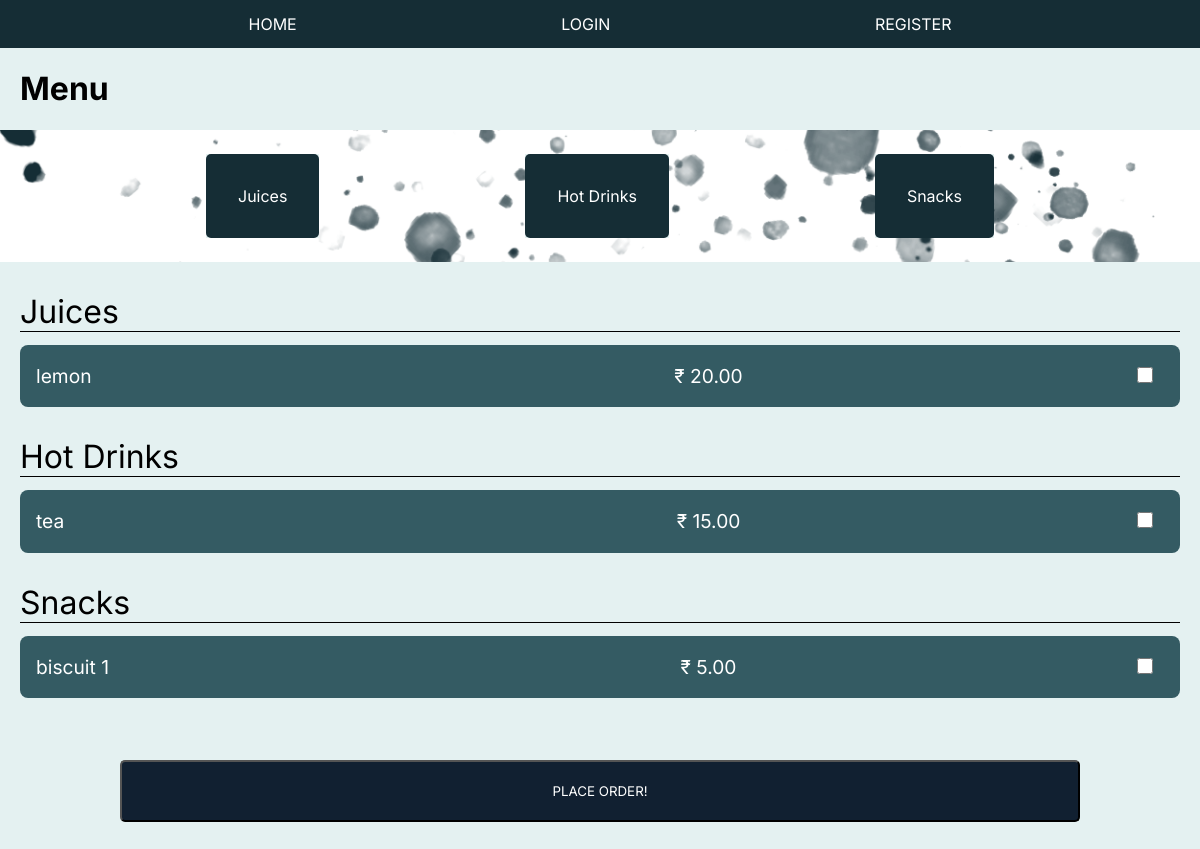
Page /order on the earlier database version.
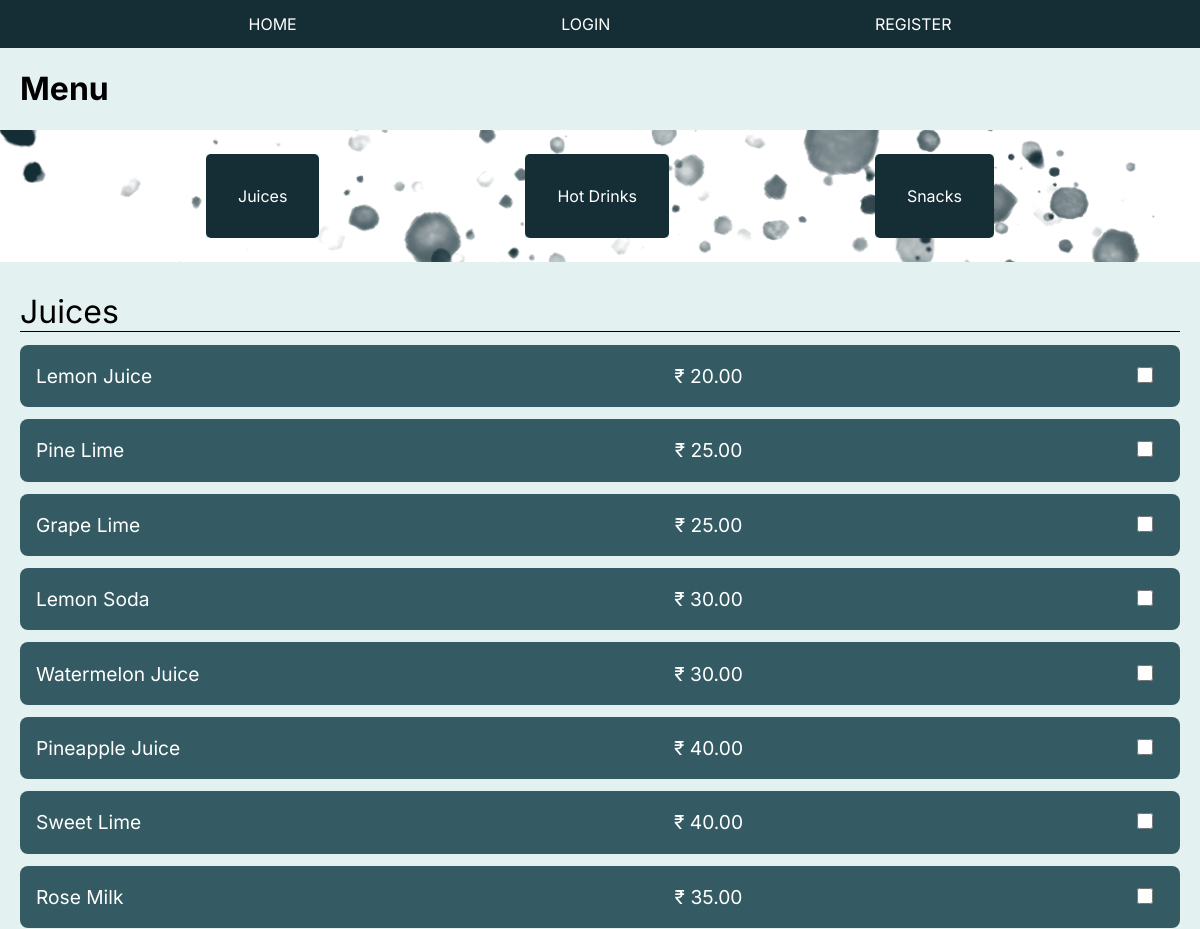
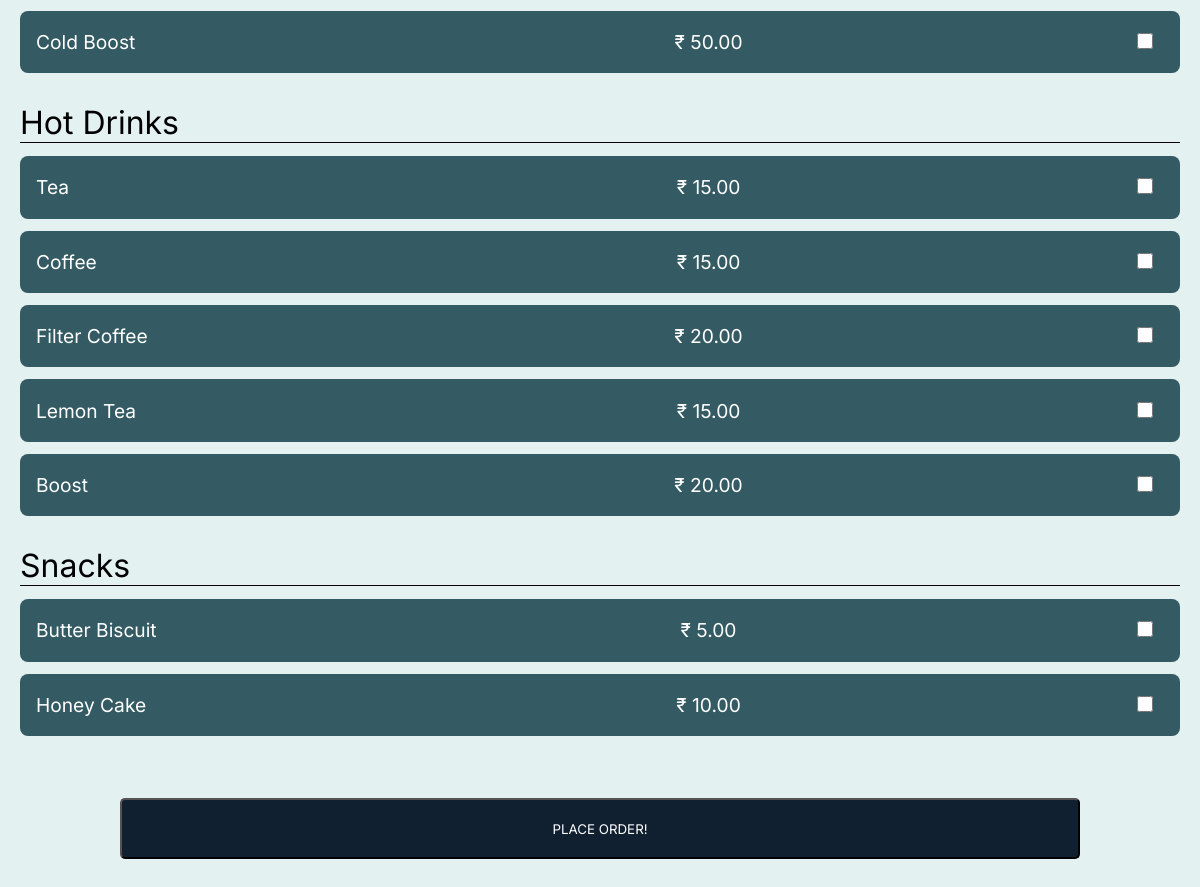
Same page on the later database version (2 pictures, top to bottom).
### rishabs/models.py (models this page shows, shortened)
class MenuItem(models.Model):
    name = models.CharField(max_length=100)
    description = models.TextField()
    image = models.ImageField(upload_to='menu_images/')
    price = models.DecimalField(max_digits=5, decimal_places=2)
    category = models.ManyToManyField('Category', related_name='item')

### rishabs/views.py (the view, shortened to what this page needs)
# urls.py: path('order',views.order,name="order"),
def order(request):
    if request.method == "GET":
        juice = MenuItem.objects.filter(category__name__contains='juice')
        hot_drinks = MenuItem.objects.filter(category__name__contains='hot_drinks')
        snacks = MenuItem.objects.filter(category__name__contains='snacks')
        context = {
            'juice': juice,
            'hot_drinks': hot_drinks,
            'snacks': snacks,
        }
        return render(request, 'rishabs/order.html', context)

### rishabs/templates/rishabs/order.html (shortened to what this page needs)
{% extends 'rishabs/layout2.html' %}
{% block content %}
    <div>
        <form action="{% url 'order' %}" method="POST">
            <div class="main-body">
                <div class="header">
                    <div class="menu">
                        <h1>Menu</h1>
                    </div>
                    <div class="name">
                    </div>
                </div>
                <div class="design-bg">
                    <div class="options">
                        <a class="option_a" href="#juices">
                            <div class="option">
                                <p>Juices</p>
                            </div>
                        </a>
                        <a class="option_a" href="#hot">
                            <div class="option">
                                <p>Hot Drinks</p>
                            </div>
                        </a>
                        <a class="option_a" href="#snack">
                            <div class="option">
                                <p>Snacks</p>
                            </div>
                        </a>
                    </div>
                </div>
                <div class="head">
                    <div class="head-name" id="juices">Juices</div>
                    {% for jui in juice %}
                    <div class="items">
                        <div class="i-name">
                            <p >{{jui.name}}</p>
                        </div>
                        <div class="i-price">
                            <p >&#x20b9; {{jui.price}}</p>
                        </div>
                        <div class="i-check">
                            <input  type="checkbox" name="items[]" value="{{ jui.pk }}">
                        </div>
                    </div>
                    {% endfor %}
                    <div class="head-name" id="hot">Hot Drinks</div>
                    {% for hot in hot_drinks %}
                    <div class="items">
                        <div class="i-name">
                            <p >{{hot.name}}</p>
                        </div>
                        <div class="i-price">
                            <p >&#x20b9; {{hot.price}}</p>
                        </div>
                        <div class="i-check">
                            <input  type="checkbox" name="items[]" value="{{ hot.pk }}">
                        </div>
                    </div>
                    {% endfor %}
                    <div class="head-name" id="snack">Snacks</div>
                    {% for snack in snacks %}
                    <div class="items">
                        <div class="i-name">
                            <p >{{snack.name}}</p>
                        </div>
                        <div class="i-price">
                            <p >&#x20b9; {{snack.price}}</p>
                        </div>
                        <div class="i-check">
                            <input  type="checkbox" name="items[]" value="{{ snack.pk }}">
                        </div>
                    </div>
                    {% endfor %}
                </div>
            <div>
                <button class="button2" type="submit">PLACE ORDER!</button>
            </div>
        </form>
    </div>
{% endblock %}

### rishabs/templates/rishabs/layout2.html (shortened to what this page needs)
{% load static %}
<!DOCTYPE html>
<html>
    <head>
        <link rel="stylesheet" href="{% static 'css/new.css' %}">
        <link rel="stylesheet" href="{% static 'css/rdash.css' %}">
    </head>
    <body>
        <div class="main-body">
            <navbar class="navbar1">
                <ul class="nav-comp">
                    {% if user.is_authenticated %}
                        <li><a href="{% url 'order' %}">MENU</a></li>
                        <li><a href="{% url 'profile_view' %}">PROFILE</a></li>
                        <li><a href="{% url 'logout_view' %}">LOGOUT</a></li>
                    {% else %}
                        <li><a href="{% url 'index' %}">HOME</a></li>
                        <li><a href="{% url 'login_view' %}">LOGIN</a></li>
                        <li><a href="{% url 'register_view' %}">REGISTER</a></li>
                    {% endif %}
                </ul>
            </navbar>
            {% block content %}
            {% endblock %}
        </div>
    </body>
</html>

### rishabs/static/css/new.css (style rules this page uses)
* { font-family: "Inter"; }
body { margin: 0px; background-color: #e4f1f1; }
.main-body { margin: 0px; padding: 0px; display: flex; flex-direction: column; justify-content: center; background-color: #e4f1f1; padding-bottom: 20px; text-align: center; }
.navbar1 { background-color:#152D35; align-self:stretch; }
.nav-comp { list-style-type: none; justify-content: space-evenly; display: flex; margin: 0; padding: 0; }
.design-bg { background-image: url('../images/bg-pattern1.png'); background-size: cover; background-repeat: none; padding-block: 1.5rem; }
li { float: left; }
li a { display: block; color: white; text-align: center; padding: 14px 16px; text-decoration: none; }
.header { padding-left: 0px; padding-right: 0px; display: flex; align-items: center; }
.menu { padding-left: 20px; text-align: left; }
.name { flex:1; text-align: right; padding-right: 20px; }
.options { display: flex; justify-content: space-evenly; }
.options > a { background-color: #e4f1f1; }
.option { background-color: #152D35; border-radius: 5px; padding-inline: 2rem; padding-block: 1rem; transition: all 0.3s; color: white; }
.head-name { text-align: left; margin-top: 30px; margin-bottom: 13px; margin-inline: 20px; font-size: 2em; border-bottom: 1px solid; }
.items { text-align: left; margin-top: 5px; margin-left: 20px; margin-right: 20px; display: flex; font-size: 1.2rem; justify-content: space-between; background-color: #345B63; margin-bottom: 12px; border-radius: 8px; transition: 0.3s; color: white; }
.i-name { padding-left: 1rem; width: 18rem; }
.i-check { padding-right: 1rem; align-self: center; }
.i-check > input { width: 2rem; height: 1rem; }
.i-price { padding-right: 2rem; }
.head { padding-bottom: 60px; }
.button2 { width: 80%; padding: 0.5rem; padding-block: 1.3rem; border-radius: 5px; background-color: #112031; color: white; margin-top: -10px; }
.option_a { text-decoration: none; background-color: black; color: black; }

### rishabs/static/css/rdash.css (style rules this page uses)
* { font-family: "Inter"; }

Differences in the rows shown:
changed MenuItem: name "lemon" → "Lemon Juice"
added MenuItem: name "Pine Lime", price "25.00", shown under "Menu"
added MenuItem: name "Grape Lime", price "25.00", shown under "Menu"
added MenuItem: name "Lemon Soda", price "30.00", shown under "Menu"
added MenuItem: name "Watermelon Juice", price "30.00", shown under "Menu"
added MenuItem: name "Pineapple Juice", price "40.00", shown under "Menu"
added MenuItem: name "Sweet Lime", price "40.00", shown under "Menu"
added MenuItem: name "Rose Milk", price "35.00", shown under "Menu"
added MenuItem: name "Cold Boost", price "50.00", shown under "Menu"
changed MenuItem: name "tea" → "Tea"
added MenuItem: name "Coffee", price "15.00"
added MenuItem: name "Filter Coffee", price "20.00"
added MenuItem: name "Lemon Tea", price "15.00"
added MenuItem: name "Boost", price "20.00"
changed MenuItem: name "biscuit 1" → "Butter Biscuit"
added MenuItem: name "Honey Cake", price "10.00"
